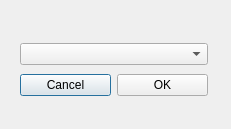
<?xml version="1.0" encoding="UTF-8"?>
<ui version="4.0">
 <class>options_view</class>
 <widget class="QDialog" name="options_view">
  <property name="geometry">
   <rect>
    <x>0</x>
    <y>0</y>
    <width>231</width>
    <height>129</height>
   </rect>
  </property>
  <property name="windowTitle">
   <string>Dialog</string>
  </property>
  <widget class="QWidget" name="">
   <property name="geometry">
    <rect>
     <x>20</x>
     <y>40</y>
     <width>188</width>
     <height>60</height>
    </rect>
   </property>
   <layout class="QVBoxLayout" name="verticalLayout">
    <item>
     <widget class="QComboBox" name="comboBox"/>
    </item>
    <item>
     <layout class="QHBoxLayout" name="horizontalLayout">
      <item>
       <widget class="QPushButton" name="cancel_pb">
        <property name="text">
         <string>Cancel</string>
        </property>
       </widget>
      </item>
      <item>
       <widget class="QPushButton" name="ok_pb">
        <property name="text">
         <string>OK</string>
        </property>
       </widget>
      </item>
     </layout>
    </item>
   </layout>
  </widget>
 </widget>
 <resources/>
 <connections/>
</ui>
